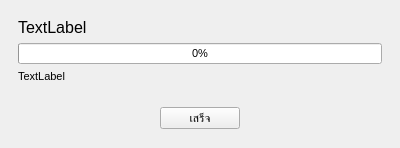
<?xml version="1.0" encoding="UTF-8"?>
<ui version="4.0">
 <class>MainWindow</class>
 <widget class="QMainWindow" name="MainWindow">
  <property name="geometry">
   <rect>
    <x>0</x>
    <y>0</y>
    <width>400</width>
    <height>148</height>
   </rect>
  </property>
  <property name="minimumSize">
   <size>
    <width>400</width>
    <height>148</height>
   </size>
  </property>
  <property name="maximumSize">
   <size>
    <width>400</width>
    <height>148</height>
   </size>
  </property>
  <property name="windowTitle">
   <string>อัพเดตซอฟต์แวร์</string>
  </property>
  <property name="windowIcon">
   <iconset>
    <normaloff>ico_UpdateX.png</normaloff>ico_UpdateX.png</iconset>
  </property>
  <widget class="QWidget" name="centralwidget">
   <layout class="QVBoxLayout" name="verticalLayout">
    <item alignment="Qt::AlignTop">
     <widget class="QWidget" name="widget" native="true">
      <property name="font">
       <font>
        <pointsize>12</pointsize>
       </font>
      </property>
      <layout class="QVBoxLayout" name="verticalLayout_2">
       <item>
        <widget class="QLabel" name="label_process">
         <property name="text">
          <string>TextLabel</string>
         </property>
        </widget>
       </item>
       <item>
        <widget class="QProgressBar" name="progressBar">
         <property name="font">
          <font>
           <pointsize>8</pointsize>
          </font>
         </property>
         <property name="value">
          <number>0</number>
         </property>
        </widget>
       </item>
       <item>
        <widget class="QLabel" name="label_file">
         <property name="font">
          <font>
           <pointsize>8</pointsize>
          </font>
         </property>
         <property name="text">
          <string>TextLabel</string>
         </property>
        </widget>
       </item>
      </layout>
     </widget>
    </item>
    <item alignment="Qt::AlignHCenter">
     <widget class="QWidget" name="widget_2" native="true">
      <layout class="QHBoxLayout" name="horizontalLayout">
       <item>
        <widget class="QPushButton" name="pushButton">
         <property name="text">
          <string>เสร็จ</string>
         </property>
        </widget>
       </item>
      </layout>
     </widget>
    </item>
   </layout>
  </widget>
 </widget>
 <resources/>
 <connections/>
</ui>
